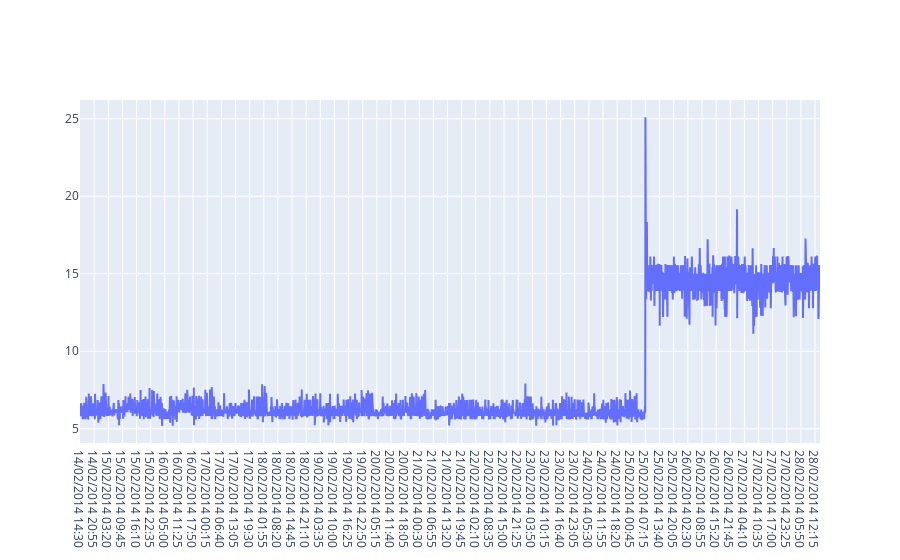

Notebook code cell kept with this figure:
### Code cell
# Using graph_objects
from plotly.offline import download_plotlyjs, init_notebook_mode, plot, iplot
from chart_studio import plotly
import plotly as py
import matplotlib.pyplot as plt
from matplotlib import pyplot
import plotly.graph_objs as go
init_notebook_mode(connected=True)
import plotly.graph_objs as go
fig = go.Figure(data=[go.Scatter(x=full_df['timestamp'], y=full_df['value'])])
iplot(fig)

### Figure 1 — Plotly figure (JSON) as saved in the notebook; plotly's stock layout.template omitted (floating-point values rounded to 4 significant figures; data arrays with more than 128 entries replaced by an {"elided": "..."} marker saying what was removed)
{"data": [{"y": {"elided": "4032 float values"}, "x": {"elided": "4032 str values"}, "type": "scatter"}], "layout": {}}
